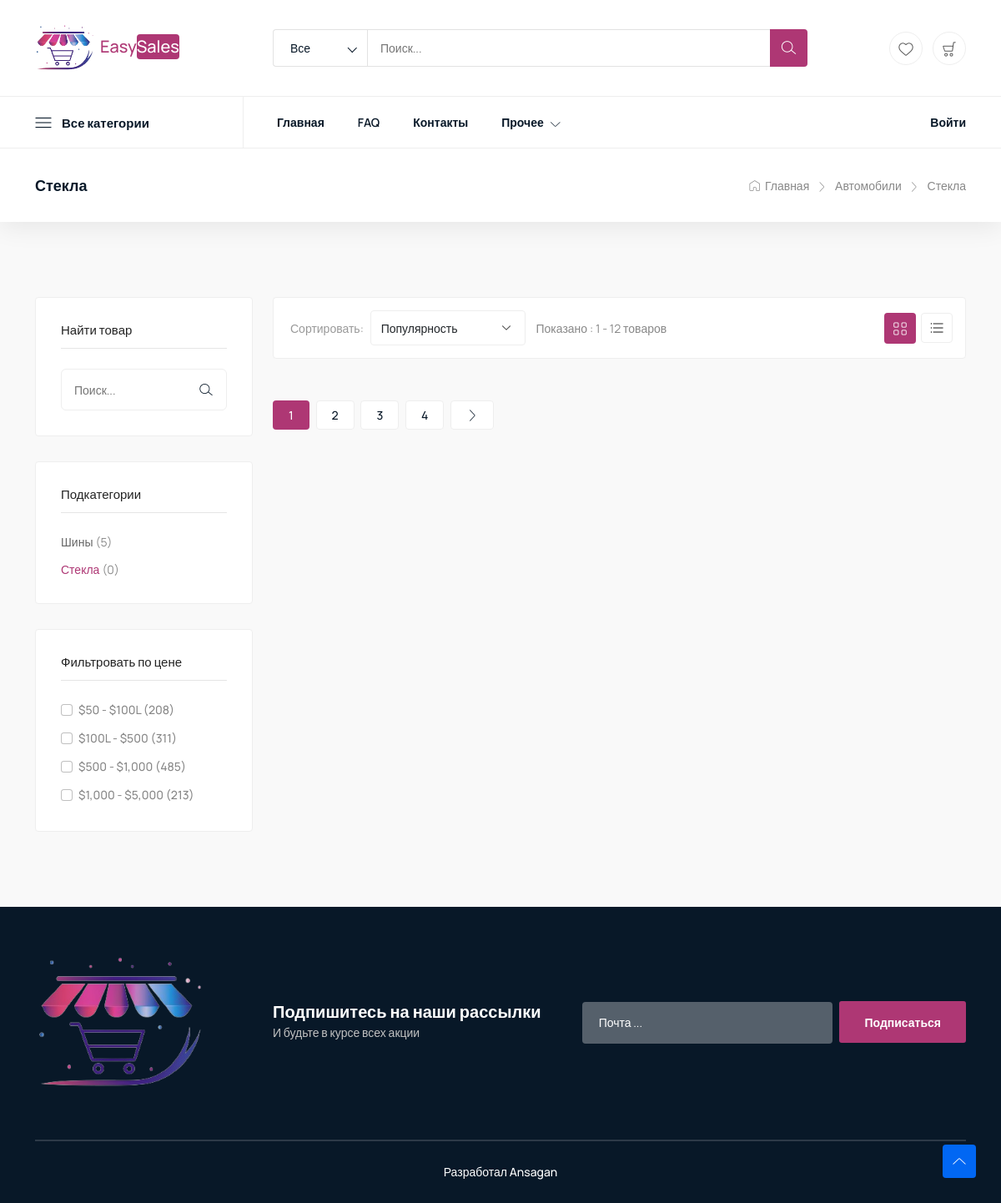
The page /category/avtomobili/stekla on the database as committed earlier.
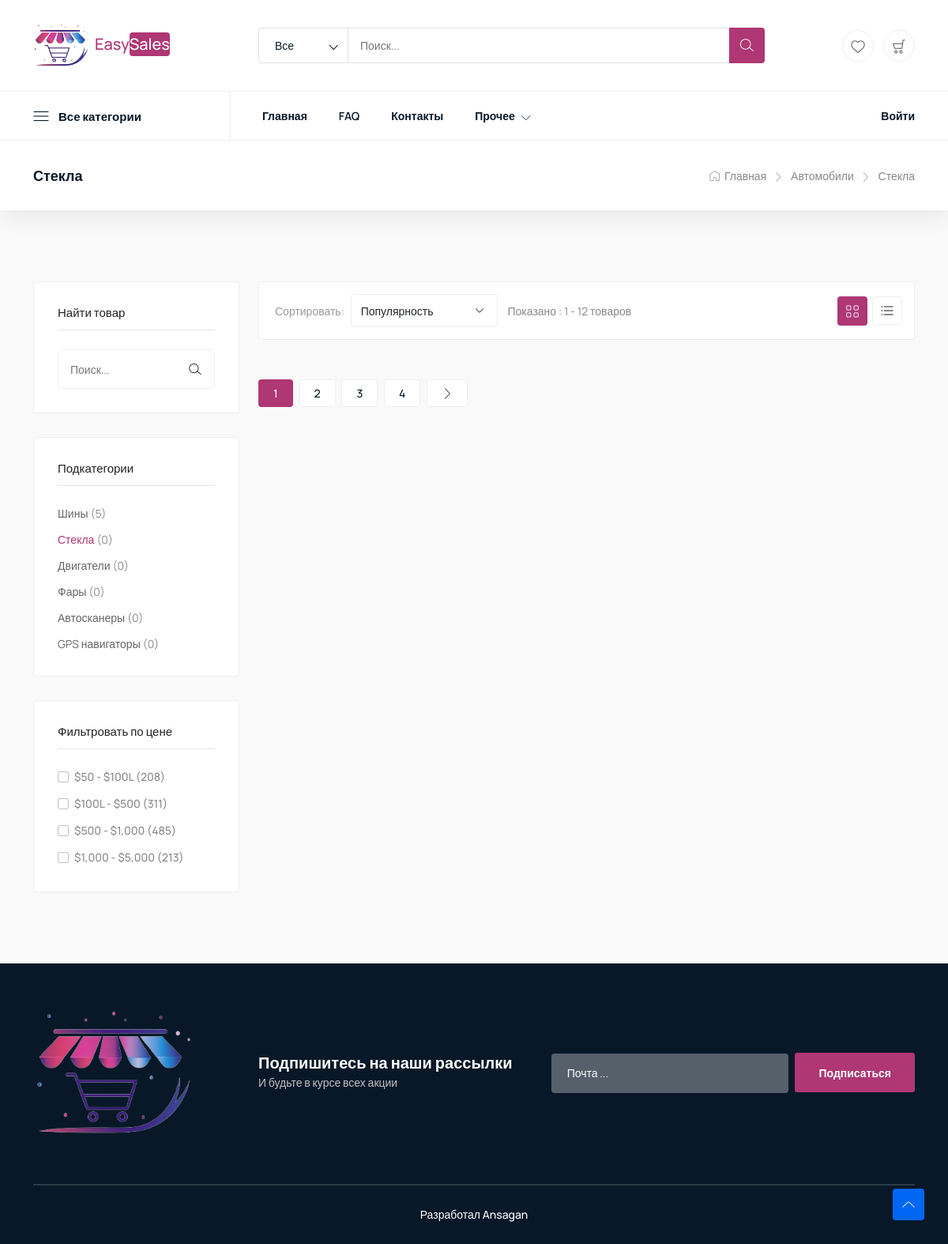
The same page on the database as committed later.
### app/models/category.py (models this page shows, shortened)
class SubCategory(BaseModel):
    name = models.CharField(max_length=256, unique=True)
    slug = models.SlugField(max_length=256, null=True, blank=True, unique=True)
    category = models.ForeignKey(Category, on_delete=models.CASCADE, related_name='subcategories')
    class Meta:
        verbose_name = 'Подкатегория'
        verbose_name_plural = 'Подкатегории'
    def get_absolute_url(self):
        return reverse('app:subcategory_detail', kwargs={'slug': self.category.slug, 'subcategory_slug': self.slug})

class Category(BaseModel):
    name = models.CharField(max_length=256, unique=True)
    slug = models.SlugField(max_length=256, null=True, blank=True, unique=True)
    description = models.TextField(null=True, blank=True)
    img = models.ImageField(upload_to='category_images/', null=True, blank=True)
    class Meta:
        verbose_name = 'Категория'
        verbose_name_plural = 'Категории'
    def get_absolute_url(self):
        return reverse('app:category_detail', kwargs={'slug': self.slug})

### app/views/category.py (the view)
# urls.py: path('category/<slug:slug>/<slug:subcategory_slug>', views.subcategory_detail, name='subcategory_detail'),
def subcategory_detail(request, slug, subcategory_slug):
    selected_subcategory = get_object_or_404(SubCategory, slug=subcategory_slug)
    subcategories = SubCategory.objects.filter(category=selected_subcategory.category).order_by('created_at')
    products = Product.objects.filter(subcategory=selected_subcategory).order_by('created_at')
    return render(request, 'app/product/list.html', {
        'selected_subcategory': selected_subcategory,
        'category': selected_subcategory.category,
        'subcategories': subcategories,
        'products': products
    })

### app/templates/app/product/list.html (shortened to what this page needs)
{% extends 'base.html' %}
{% load static %}
{% block breadcrumbs %}
    <div class="breadcrumbs">
        <div class="container">
            <div class="row align-items-center">
                <div class="col-lg-6 col-md-6 col-12">
                    <div class="breadcrumbs-content d-flex align-items-center">
                        <h1 class="page-title">{{ selected_subcategory.name|default:category.name }}</h1>
                    </div>
                </div>
                <div class="col-lg-6 col-md-6 col-12">
                    <ul class="breadcrumb-nav">
                        <li><a href="{% url 'app:home' %}"><i class="lni lni-home"></i> Главная</a></li>
                        {% if selected_subcategory %}
                            <li>
                                <a href="{{ selected_subcategory.category.get_absolute_url }}"> {{ selected_subcategory.category.name }}</a>
                            </li>
                        {% endif %}
                        <li>{{ selected_subcategory.name|default:category.name }}</li>
                    </ul>
                </div>
            </div>
        </div>
    </div>
{% endblock %}
{% block content %}
    <section class="product-grids section">
        <div class="container">
            <div class="row">
                <div class="col-lg-3 col-12">
                    <div class="product-sidebar">
                        <div class="single-widget search">
                            <h3>Найти товар</h3>
                            <form action="#">
                                <input type="text" placeholder="Поиск...">
                                <button type="submit" class="hover-text-burgundy"><i class="lni lni-search-alt"></i>
                                </button>
                            </form>
                        </div>
                        <div class="single-widget">
                            <h3>Подкатегории</h3>
                            <ul class="list">
                                {% for subcategory in subcategories %}
                                    <li>
                                        <a href="{{ subcategory.get_absolute_url }}"
                                           {% if selected_subcategory == subcategory %}class="text-burgundy"{% endif %}>{{ subcategory.name }}</a><span>({{ subcategory.products.count }})</span>
                                    </li>
                                {% endfor %}
                            </ul>
                        </div>
                        <div class="single-widget condition">
                            <h3>Фильтровать по цене</h3>
                            <div class="form-check">
                                <input class="form-check-input" type="checkbox" value="" id="flexCheckDefault1">
                                <label class="form-check-label" for="flexCheckDefault1">
                                    $50 - $100L (208)
                                </label>
                            </div>
                            <div class="form-check">
                                <input class="form-check-input" type="checkbox" value="" id="flexCheckDefault2">
                                <label class="form-check-label" for="flexCheckDefault2">
                                    $100L - $500 (311)
                                </label>
                            </div>
                            <div class="form-check">
                                <input class="form-check-input" type="checkbox" value="" id="flexCheckDefault3">
                                <label class="form-check-label" for="flexCheckDefault3">
                                    $500 - $1,000 (485)
                                </label>
                            </div>
                            <div class="form-check">
                                <input class="form-check-input" type="checkbox" value="" id="flexCheckDefault4">
                                <label class="form-check-label" for="flexCheckDefault4">
                                    $1,000 - $5,000 (213)
                                </label>
                            </div>
                        </div>
                    </div>
                </div>
                <div class="col-lg-9 col-12">
                    <div class="product-grids-head">
                        <div class="product-grid-topbar">
                            <div class="row align-items-center">
                                <div class="col-lg-7 col-md-8 col-12">
                                    <div class="product-sorting">
                                        <label for="sorting">Сортировать:</label>
                                        <select class="form-control" id="sorting">
                                            <option>Популярность</option>
                                        </select>
                                        <h3 class="total-show-product">Показано : <span>1 - 12 товаров</span></h3>
                                    </div>
                                </div>
                                <div class="col-lg-5 col-md-4 col-12">
                                    <nav>
                                        <div class="nav nav-tabs" id="nav-tab" role="tablist">
                                            <button class="nav-link active" id="nav-grid-tab" data-bs-toggle="tab"
                                                    data-bs-target="#nav-grid" type="button" role="tab"
                                                    aria-controls="nav-grid" aria-selected="true"><i
                                                    class="lni lni-grid-alt"></i></button>
                                            <button class="nav-link" id="nav-list-tab" data-bs-toggle="tab"
                                                    data-bs-target="#nav-list" type="button" role="tab"
                                                    aria-controls="nav-list" aria-selected="false"><i
                                                    class="lni lni-list"></i></button>
                                        </div>
                                    </nav>
                                </div>
                            </div>
                        </div>
                        <div class="tab-content" id="nav-tabContent">
                            <div class="tab-pane fade show active" id="nav-grid" role="tabpanel"
                                 aria-labelledby="nav-grid-tab">
                                <div class="row">
                                    <div class="col-12">
                                        {% include 'app/include/pagination.html' with page=products %}
                                    </div>
                                </div>
                            </div>
                        </div>
                    </div>
                </div>
            </div>
        </div>
    </section>
{% endblock %}

Rows that differ between the two databases and show on the page:
added SubCategory: name "Двигатели", products.count "0"
added SubCategory: name "Фары", products.count "0"
added SubCategory: name "Автосканеры", products.count "0"
added SubCategory: name "GPS навигаторы", products.count "0"
